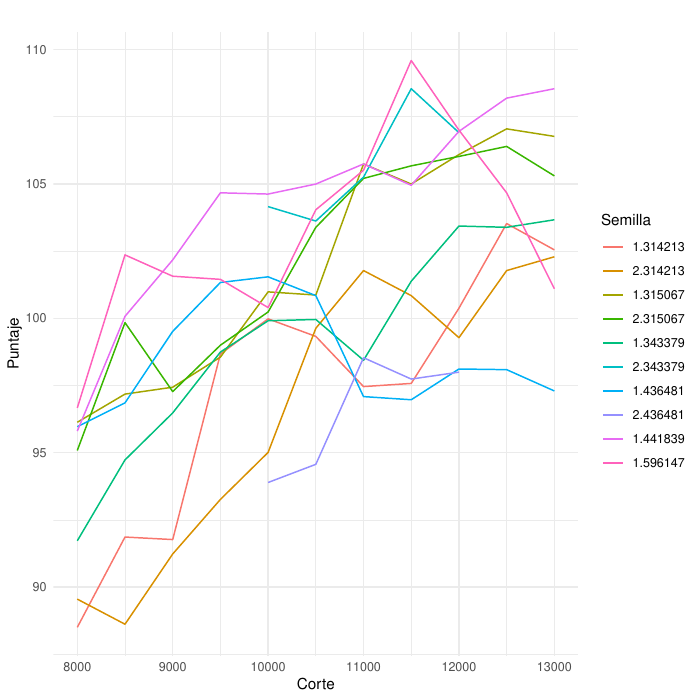

Here is the R script that generated this plot:
# Load the necessary library
library(ggplot2)
library(dplyr)

df_orig <- read.csv("resultados.csv")

#df <- df_orig[df_orig$rank == 1, ]
df<-df_orig

# Calculate the average score for each cut
avg_scores <- df %>%
  group_by(corte) %>%
  summarise(avg_score = mean(publicScore, na.rm = TRUE))

# Create the plot
#p <- ggplot(df, aes(x = corte, y = publicScore, color = as.factor(semilla))) +
p <- ggplot(df, aes(x = corte, y = publicScore, color = interaction(rank, semilla))) +
  geom_line() +
  labs(title = "",
       x = "Corte",
       y = "Puntaje",
       color = "Semilla") +
  theme_minimal()

#p <- p + geom_line(data = avg_scores, aes(x = corte, y = avg_score), 
#                   color = "black", linetype = "dashed", size = 1.2)

# Save the plot as a PDF
ggsave("puntajes.pdf", plot = p)
